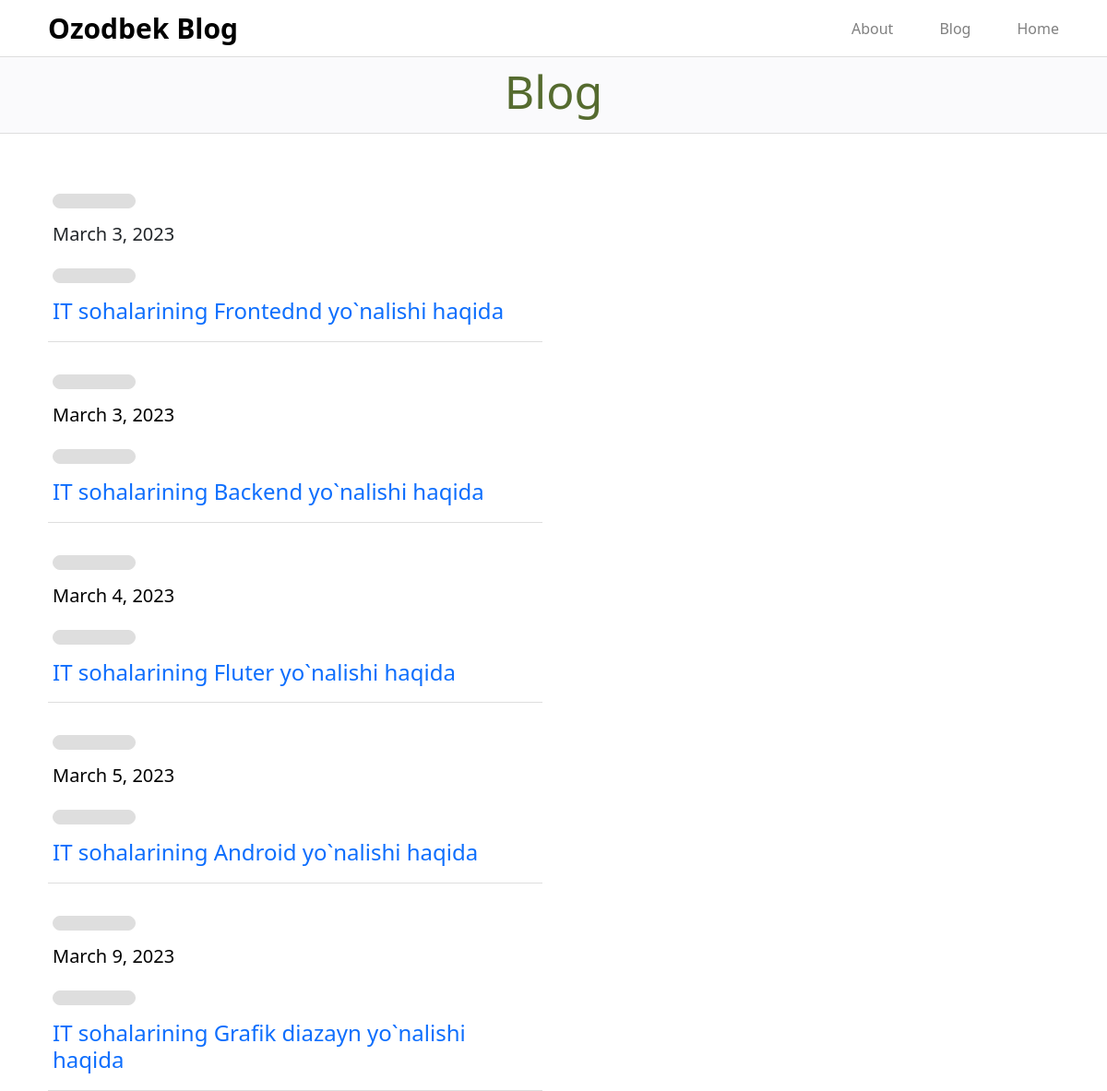
Screenshot of /blog/ with the database file from the repository.
### Asosiy/models.py (models this page shows, shortened)
class Maqola(models.Model):
    sarlavha = models.CharField(max_length=50)
    matn = models.CharField(max_length=1000)
    sana = models.DateField()
    rasm = models.FileField(blank=True)

### Asosiy/views.py (the view)
# urls.py: path('blog/', blog, name='blog'),
def blog(request):
    data = {"maqolalar":Maqola.objects.all()}
    return render(request,'blog.html',data)

### templates/blog.html (shortened to what this page needs)
<!DOCTYPE html>
<html lang="uz">
<head>
    {% load static %}
    <link rel="stylesheet" href="{% static '/bootstrap-5.0.2-dist/css/bootstrap.css' %}">
    <link rel="stylesheet" href="{% static '/css/blog.css' %}">
</head>
<body>
    <div class="container-fluid">
        <div class="row navbar">
            <div class="col-12 col-md-6 col-sm-6 navbar-icon"><a href="./bir.html">Ozodbek Blog</a></div>
            <div class="col-12 col-md-6 col-sm-6 navbar-link">
                <div><a href="/about/">About</a></div>
                <div><a href="/blog/">Blog</a></div>
                <div><a href="/">Home</a></div>
            </div>
        </div>
        <div class="row blog">
            <div class="col-12">
                <h1 style="color:DarkOliveGreen;">Blog</h1>
            </div>
        </div>
        <div class="row main">
            {% for i in maqolalar %}
            <div class="col-12 col-md-6 col-sm-6 main-card1">
                <div class="main-card1-link">
                    <p><h5>{{i.sana}}</h5></p>
                    <a href="/maqola/{{i.id}}/"><h4>{{i.sarlavha}}</h4>
                </div>
            </div>
            {% endfor %}
        </div>
    </div>
</body>
</html>

### static/css/blog.css (style rules this page uses)
body { margin: 0; padding: 0; -webkit-box-sizing: border-box; box-sizing: border-box; }
.container-fluid .navbar { padding-right: 40px; padding-left: 40px; border-bottom: 1px solid #DEDEDE; }
.container-fluid .navbar .navbar-icon a { font-size: 30px; font-weight: bold; text-decoration: none; color: #000; }
.container-fluid .navbar .navbar-link { -webkit-box-pack: end; -ms-flex-pack: end; justify-content: end; display: -webkit-box; display: -ms-flexbox; display: flex; }
.container-fluid .navbar .navbar-link a { text-decoration: none; margin-left: 50px; color: grey; }
.container-fluid .blog { background-color: #FAFAFC; border-bottom: 1px solid #DEDEDE; padding: 7px 0px; }
.container-fluid .blog .col-12 h1 { font-weight: 400; font-size: 50px; text-align: center; }
.container-fluid .main { padding-left: 40px; padding-right: 40px; padding-top: 30px; }
.container-fluid .main .main-card1 p { margin-top: 25px; border: 1px solid #DEDEDE; width: 90px; padding: 7px 25px; background-color: #DEDEDE; border-radius: 20px; }
.container-fluid .main .main-card1 .main-card1-link { width: 100%; padding: 10px 5px; border-bottom: 1px solid #DEDEDE; }
.container-fluid .main .main-card1 .main-card1-link a { width: 100%; cursor: pointer; display: inline-block; position: relative; -webkit-transition: 0.5s; transition: 0.5s; text-decoration: none; }
.container-fluid .main .main-card1 .main-card1-link a h5 { font-size: 20l, m px; font-weight: normal; color: #000; }
.container-fluid .main .main-card1 .main-card1-link a:after { width: 30px; font-size: 50px; content: '»'; position: absolute; margin-top: -25px; opacity: 0; top: 10px; right: -20px; -webkit-transition: 0.5s; transition: 0.5s; }

### rows the page displays
Maqola: sana "March 3, 2023", sarlavha "IT sohalarining Frontednd yo`nalishi haqida"
Maqola: sana "March 3, 2023", sarlavha "IT sohalarining Backend yo`nalishi haqida"
Maqola: sana "March 4, 2023", sarlavha "IT sohalarining Fluter yo`nalishi haqida"
Maqola: sana "March 5, 2023", sarlavha "IT sohalarining Android yo`nalishi haqida"
Maqola: sana "March 9, 2023", sarlavha "IT sohalarining Grafik diazayn yo`nalishi haqida"
